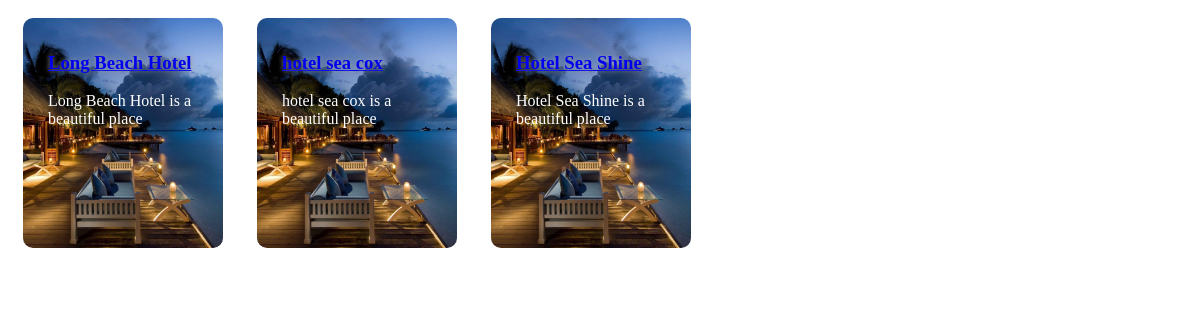
Page /user/coxsbazar/ on the committed database.
### user/models.py (models this page shows, shortened)
class Hotels(models.Model):
    big_city_name = models.CharField(max_length=100)
    name = models.CharField(max_length=100)
    email = models.EmailField(max_length=254)
    phone = models.CharField(max_length=100)
    location = models.CharField(max_length=100)
    meals = models.TextField(max_length=300)
    review = models.TextField(max_length=300)

### user/views.py (the view)
# urls.py: path("coxsbazar/", views.coxsbazar, name="user-coxsbazar"),
def coxsbazar(request):
    data = Hotels.objects.all()
    return render(request, "user/coxsbazar.html", {'hotel' : data})

### user/templates/user/coxsbazar.html
{% load static %}
{% for i in hotel %}
    {% if i.big_city_name == "Cox’s Bazar" %}
       <link rel="stylesheet" href="{%static 'app1/Hotelcard.css' %}">
        <div class="card card1">
               <h3><a href="{% url 'user-coxsbazar_sub' i.id %}">{{i.name}}</a></h3>
               <p>{{i.name}} is a beautiful place</p>
           </div>
    {% endif %}
{% endfor %}

### app1/static/app1/Hotelcard.css (style rules this page uses)
.card { width: 200px; height: 230px; display: inline-block; border-radius: 10px; padding: 15px 25px; box-sizing: border-box; cursor: pointer; margin: 10px 15px; background-image: url('images/Hotel.jpg'); background-position: center; background-size: cover; transition: transform 0.5s; }
h3 { color: #ffff; text-shadow: 0 0 5px #999; }
p { color:#ffff; }

### rows in the picture
Hotels: name "Long Beach Hotel"
Hotels: name "hotel sea cox"
Hotels: name "Hotel Sea Shine"
